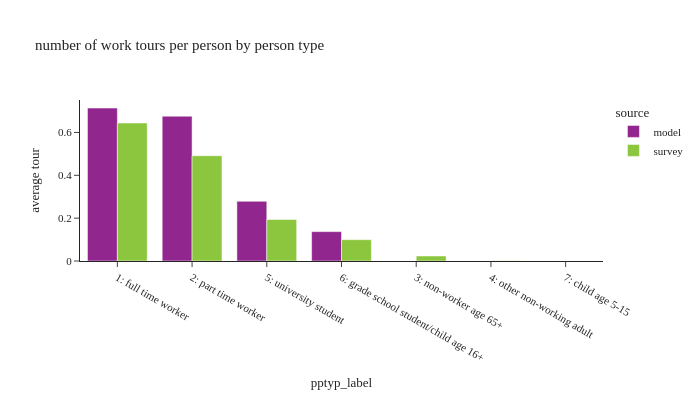

Here is the notebook cell this chart was saved with:
### Code cell
wk_tour = df_tour.filter(pl.col('pdpurp') == 1)

df_plot = wk_tour.group_by(['source', 'pptyp_label']).agg([
    pl.sum('toexpfac').alias('toexpfac_sum')
]).join(
    person.group_by(['source', 'pptyp_label']).agg([
        pl.sum('psexpfac').alias('psexpfac_sum')
    ]),
    on=['source', 'pptyp_label'],
    how='left'
).with_columns(
    (pl.col('toexpfac_sum') / pl.col('psexpfac_sum')).alias('average tour')
).sort(['source', 'pptyp_label'])

fig = px.bar(df_plot, x='pptyp_label', y="average tour", color="source",
             barmode="group", title="number of work tours per person by person type")
fig.update_layout(height=400, width=700, font=dict(size=11),
                  yaxis=dict(tickformat=".2"))
fig.show()

### Figure 1 — Plotly figure (JSON) as saved in the notebook; plotly's stock layout.template omitted (floating-point values rounded to 4 significant figures)
{"data": [{"alignmentgroup": "True", "hovertemplate": "source=model<br>pptyp_label=%{x}<br>average tour=%{y}<extra></extra>", "legendgroup": "model", "marker": {"color": "#91268F", "pattern": {"shape": ""}}, "name": "model", "offsetgroup": "model", "orientation": "v", "showlegend": true, "textposition": "auto", "type": "bar", "x": ["1: full time worker", "2: part time worker", "5: university student", "6: grade school student/child age 16+"], "xaxis": "x", "y": [0.714, 0.6759, 0.2786, 0.137], "yaxis": "y"}, {"alignmentgroup": "True", "hovertemplate": "source=survey<br>pptyp_label=%{x}<br>average tour=%{y}<extra></extra>", "legendgroup": "survey", "marker": {"color": "#8CC63E", "pattern": {"shape": ""}}, "name": "survey", "offsetgroup": "survey", "orientation": "v", "showlegend": true, "textposition": "auto", "type": "bar", "x": ["1: full time worker", "2: part time worker", "3: non-worker age 65+", "4: other non-working adult", "5: university student", "6: grade school student/child age 16+", "7: child age 5-15"], "xaxis": "x", "y": [0.6441, 0.4915, 0.02349, 0.001312, 0.1937, 0.09963, 7.368e-05], "yaxis": "y"}], "layout": {"barmode": "group", "font": {"size": 11}, "height": 400, "legend": {"title": {"text": "source"}, "tracegroupgap": 0}, "title": {"text": "number of work tours per person by person type"}, "width": 700, "xaxis": {"anchor": "y", "domain": [0.0, 1.0], "title": {"text": "pptyp_label"}}, "yaxis": {"anchor": "x", "domain": [0.0, 1.0], "tickformat": ".2", "title": {"text": "average tour"}}}}
